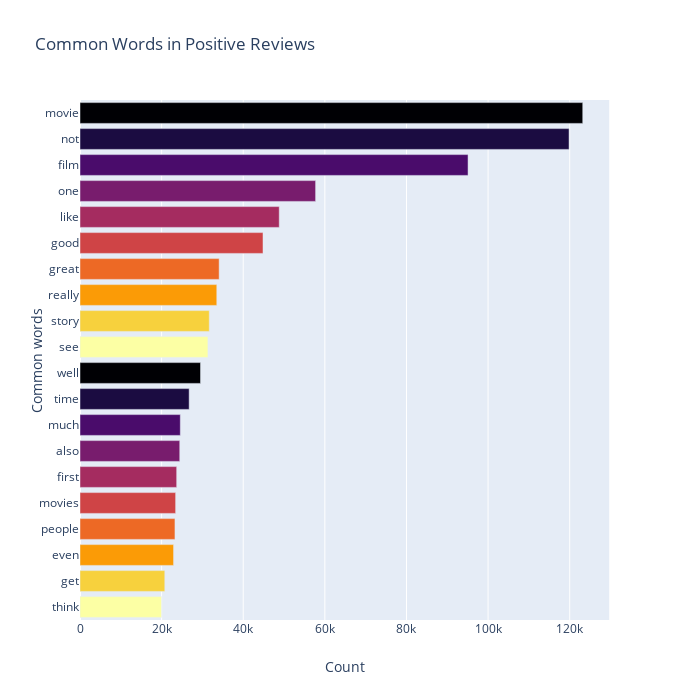

This figure's notebook cell:
### Code cell
most_common_uni = get_top_text_ngrams(df['Reviews_clean'][df['Ratings'] >= 7], 20, 1)
temp = pd.DataFrame(most_common_uni, columns=["Common_words", "Count"])

fig = px.bar(temp, x="Count", y="Common_words", title='Common Words in Positive Reviews', 
             orientation='h', width=700, height=700, color='Common_words',
             labels={'Common_words': 'Common words'}, color_discrete_sequence=px.colors.sequential.Inferno)

fig.update_layout(showlegend=False)
fig.show()

### Figure 1 — Plotly figure (JSON) as saved in the notebook; plotly's stock layout.template omitted (floating-point values rounded to 4 significant figures)
{"data": [{"alignmentgroup": "True", "hoverlabel": {"namelength": 0}, "hovertemplate": "Common words=%{y}<br>Count=%{x}", "legendgroup": "Common words=movie", "marker": {"color": "#000004"}, "name": "Common words=movie", "offsetgroup": "Common words=movie", "orientation": "h", "showlegend": true, "textposition": "auto", "type": "bar", "x": [123193], "xaxis": "x", "y": ["movie"], "yaxis": "y"}, {"alignmentgroup": "True", "hoverlabel": {"namelength": 0}, "hovertemplate": "Common words=%{y}<br>Count=%{x}", "legendgroup": "Common words=not", "marker": {"color": "#1b0c41"}, "name": "Common words=not", "offsetgroup": "Common words=not", "orientation": "h", "showlegend": true, "textposition": "auto", "type": "bar", "x": [119841], "xaxis": "x", "y": ["not"], "yaxis": "y"}, {"alignmentgroup": "True", "hoverlabel": {"namelength": 0}, "hovertemplate": "Common words=%{y}<br>Count=%{x}", "legendgroup": "Common words=film", "marker": {"color": "#4a0c6b"}, "name": "Common words=film", "offsetgroup": "Common words=film", "orientation": "h", "showlegend": true, "textposition": "auto", "type": "bar", "x": [95090], "xaxis": "x", "y": ["film"], "yaxis": "y"}, {"alignmentgroup": "True", "hoverlabel": {"namelength": 0}, "hovertemplate": "Common words=%{y}<br>Count=%{x}", "legendgroup": "Common words=one", "marker": {"color": "#781c6d"}, "name": "Common words=one", "offsetgroup": "Common words=one", "orientation": "h", "showlegend": true, "textposition": "auto", "type": "bar", "x": [57737], "xaxis": "x", "y": ["one"], "yaxis": "y"}, {"alignmentgroup": "True", "hoverlabel": {"namelength": 0}, "hovertemplate": "Common words=%{y}<br>Count=%{x}", "legendgroup": "Common words=like", "marker": {"color": "#a52c60"}, "name": "Common words=like", "offsetgroup": "Common words=like", "orientation": "h", "showlegend": true, "textposition": "auto", "type": "bar", "x": [48822], "xaxis": "x", "y": ["like"], "yaxis": "y"}, {"alignmentgroup": "True", "hoverlabel": {"namelength": 0}, "hovertemplate": "Common words=%{y}<br>Count=%{x}", "legendgroup": "Common words=good", "marker": {"color": "#cf4446"}, "name": "Common words=good", "offsetgroup": "Common words=good", "orientation": "h", "showlegend": true, "textposition": "auto", "type": "bar", "x": [44842], "xaxis": "x", "y": ["good"], "yaxis": "y"}, {"alignmentgroup": "True", "hoverlabel": {"namelength": 0}, "hovertemplate": "Common words=%{y}<br>Count=%{x}", "legendgroup": "Common words=great", "marker": {"color": "#ed6925"}, "name": "Common words=great", "offsetgroup": "Common words=great", "orientation": "h", "showlegend": true, "textposition": "auto", "type": "bar", "x": [34098], "xaxis": "x", "y": ["great"], "yaxis": "y"}, {"alignmentgroup": "True", "hoverlabel": {"namelength": 0}, "hovertemplate": "Common words=%{y}<br>Count=%{x}", "legendgroup": "Common words=really", "marker": {"color": "#fb9b06"}, "name": "Common words=really", "offsetgroup": "Common words=really", "orientation": "h", "showlegend": true, "textposition": "auto", "type": "bar", "x": [33519], "xaxis": "x", "y": ["really"], "yaxis": "y"}, {"alignmentgroup": "True", "hoverlabel": {"namelength": 0}, "hovertemplate": "Common words=%{y}<br>Count=%{x}", "legendgroup": "Common words=story", "marker": {"color": "#f7d13d"}, "name": "Common words=story", "offsetgroup": "Common words=story", "orientation": "h", "showlegend": true, "textposition": "auto", "type": "bar", "x": [31679], "xaxis": "x", "y": ["story"], "yaxis": "y"}, {"alignmentgroup": "True", "hoverlabel": {"namelength": 0}, "hovertemplate": "Common words=%{y}<br>Count=%{x}", "legendgroup": "Common words=see", "marker": {"color": "#fcffa4"}, "name": "Common words=see", "offsetgroup": "Common words=see", "orientation": "h", "showlegend": true, "textposition": "auto", "type": "bar", "x": [31346], "xaxis": "x", "y": ["see"], "yaxis": "y"}, {"alignmentgroup": "True", "hoverlabel": {"namelength": 0}, "hovertemplate": "Common words=%{y}<br>Count=%{x}", "legendgroup": "Common words=well", "marker": {"color": "#000004"}, "name": "Common words=well", "offsetgroup": "Common words=well", "orientation": "h", "showlegend": true, "textposition": "auto", "type": "bar", "x": [29536], "xaxis": "x", "y": ["well"], "yaxis": "y"}, {"alignmentgroup": "True", "hoverlabel": {"namelength": 0}, "hovertemplate": "Common words=%{y}<br>Count=%{x}", "legendgroup": "Common words=time", "marker": {"color": "#1b0c41"}, "name": "Common words=time", "offsetgroup": "Common words=time", "orientation": "h", "showlegend": true, "textposition": "auto", "type": "bar", "x": [26747], "xaxis": "x", "y": ["time"], "yaxis": "y"}, {"alignmentgroup": "True", "hoverlabel": {"namelength": 0}, "hovertemplate": "Common words=%{y}<br>Count=%{x}", "legendgroup": "Common words=much", "marker": {"color": "#4a0c6b"}, "name": "Common words=much", "offsetgroup": "Common words=much", "orientation": "h", "showlegend": true, "textposition": "auto", "type": "bar", "x": [24581], "xaxis": "x", "y": ["much"], "yaxis": "y"}, {"alignmentgroup": "True", "hoverlabel": {"namelength": 0}, "hovertemplate": "Common words=%{y}<br>Count=%{x}", "legendgroup": "Common words=also", "marker": {"color": "#781c6d"}, "name": "Common words=also", "offsetgroup": "Common words=also", "orientation": "h", "showlegend": true, "textposition": "auto", "type": "bar", "x": [24443], "xaxis": "x", "y": ["also"], "yaxis": "y"}, {"alignmentgroup": "True", "hoverlabel": {"namelength": 0}, "hovertemplate": "Common words=%{y}<br>Count=%{x}", "legendgroup": "Common words=first", "marker": {"color": "#a52c60"}, "name": "Common words=first", "offsetgroup": "Common words=first", "orientation": "h", "showlegend": true, "textposition": "auto", "type": "bar", "x": [23691], "xaxis": "x", "y": ["first"], "yaxis": "y"}, {"alignmentgroup": "True", "hoverlabel": {"namelength": 0}, "hovertemplate": "Common words=%{y}<br>Count=%{x}", "legendgroup": "Common words=movies", "marker": {"color": "#cf4446"}, "name": "Common words=movies", "offsetgroup": "Common words=movies", "orientation": "h", "showlegend": true, "textposition": "auto", "type": "bar", "x": [23434], "xaxis": "x", "y": ["movies"], "yaxis": "y"}, {"alignmentgroup": "True", "hoverlabel": {"namelength": 0}, "hovertemplate": "Common words=%{y}<br>Count=%{x}", "legendgroup": "Common words=people", "marker": {"color": "#ed6925"}, "name": "Common words=people", "offsetgroup": "Common words=people", "orientation": "h", "showlegend": true, "textposition": "auto", "type": "bar", "x": [23270], "xaxis": "x", "y": ["people"], "yaxis": "y"}, {"alignmentgroup": "True", "hoverlabel": {"namelength": 0}, "hovertemplate": "Common words=%{y}<br>Count=%{x}", "legendgroup": "Common words=even", "marker": {"color": "#fb9b06"}, "name": "Common words=even", "offsetgroup": "Common words=even", "orientation": "h", "showlegend": true, "textposition": "auto", "type": "bar", "x": [22928], "xaxis": "x", "y": ["even"], "yaxis": "y"}, {"alignmentgroup": "True", "hoverlabel": {"namelength": 0}, "hovertemplate": "Common words=%{y}<br>Count=%{x}", "legendgroup": "Common words=get", "marker": {"color": "#f7d13d"}, "name": "Common words=get", "offsetgroup": "Common words=get", "orientation": "h", "showlegend": true, "textposition": "auto", "type": "bar", "x": [20777], "xaxis": "x", "y": ["get"], "yaxis": "y"}, {"alignmentgroup": "True", "hoverlabel": {"namelength": 0}, "hovertemplate": "Common words=%{y}<br>Count=%{x}", "legendgroup": "Common words=think", "marker": {"color": "#fcffa4"}, "name": "Common words=think", "offsetgroup": "Common words=think", "orientation": "h", "showlegend": true, "textposition": "auto", "type": "bar", "x": [19966], "xaxis": "x", "y": ["think"], "yaxis": "y"}], "layout": {"barmode": "relative", "height": 700, "legend": {"tracegroupgap": 0}, "showlegend": false, "title": {"text": "Common Words in Positive Reviews"}, "width": 700, "xaxis": {"anchor": "y", "domain": [0, 0.98], "title": {"text": "Count"}}, "yaxis": {"anchor": "x", "categoryarray": ["think", "get", "even", "people", "movies", "first", "also", "much", "time", "well", "see", "story", "really", "great", "good", "like", "one", "film", "not", "movie"], "categoryorder": "array", "domain": [0, 1], "title": {"text": "Common words"}}}}
